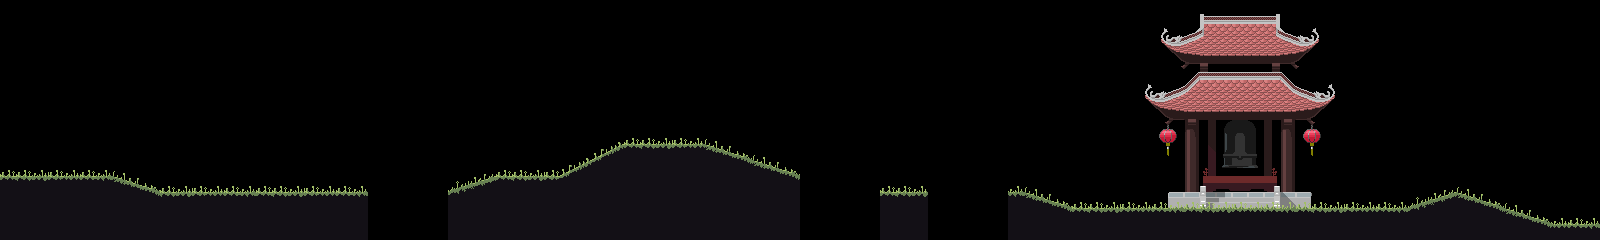

This is a level from a 2D game, rendered from its Tiled map with the project's own tilesets. A one-line summary and the map file follow, with tile-layer data summarised:
An orthogonal 100x15 tile map with 16x16 px tiles, 2 tile layers (pagode, ground), 4 tilesets and 9 objects (5x Wall, Pause, ForestBackground, Girl, Spikes).

<map version="1.0" orientation="orthogonal" width="100" height="15" tilewidth="16" tileheight="16">
 <tileset firstgid="1" name="foresttrees" tilewidth="16" tileheight="16">
  <image source="foresttrees.png" width="768" height="512" />
 </tileset>
 <tileset firstgid="1537" name="forestground" tilewidth="16" tileheight="16">
  <image source="forestground.png" width="368" height="160" />
 </tileset>
 <tileset firstgid="1767" name="forestpagode" tilewidth="16" tileheight="16">
  <image source="forestpagode.png" width="208" height="208" />
 </tileset>
 <tileset firstgid="1936" name="ronces2" tilewidth="16" tileheight="16">
  <image source="ronces2.png" width="64" height="64" />
 </tileset>
 <layer name="pagode" width="100" height="15">
  <data>[1500 cells, 169 non-empty, 169 distinct tile ids]</data>
 </layer>
 <layer name="ground" width="100" height="15">
  <data>[1500 cells, 423 non-empty, 94 distinct tile ids]</data>
 </layer>
 <objectgroup name="objects" width="100" height="15">
  <object type="Pause" x="336" y="16" width="32" height="32" />
  <object type="ForestBackground" x="272" y="32" />
  <object type="Wall" x="448" y="240">
   <polygon points="0,0 0,-48 48,-64 112,-64 176,-96 256,-96 352,-64 352,0" />
  </object>
  <object type="Wall" x="880" y="240">
   <polygon points="0,0 0,-48 48,-48 48,0" />
  </object>
  <object type="Wall" x="1008" y="240">
   <polygon points="0,0 0,-48 16,-48 64,-32 400,-32 448,-48 544,-16 592,-16 592,0" />
  </object>
  <object type="Wall" x="368" y="240">
   <polygon points="0,0 0,-48 -208,-48 -256,-64 -368,-64 -368,0" />
  </object>
  <object type="Girl" x="64" y="0" />
  <object type="Wall" x="1168" y="208">
   <polygon points="0,0 0,-16 144,-16 144,0" />
  </object>
  <object type="Spikes" x="368" y="208">
   <polygon points="0,16 80,16 80,32 0,32" />
  </object>
 </objectgroup>
</map>
